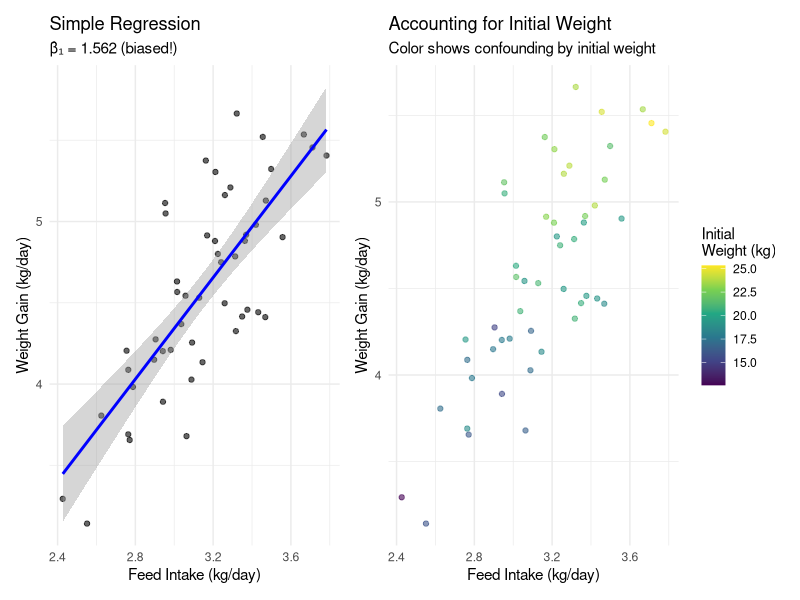
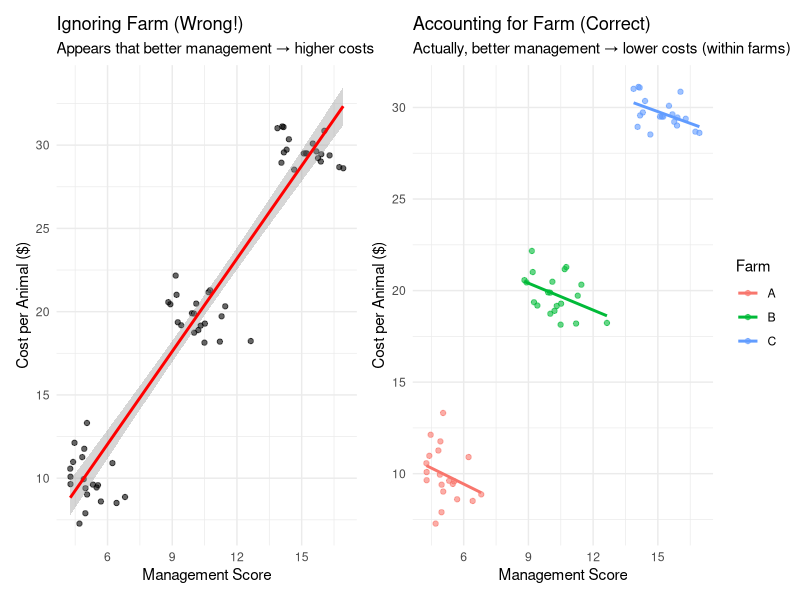
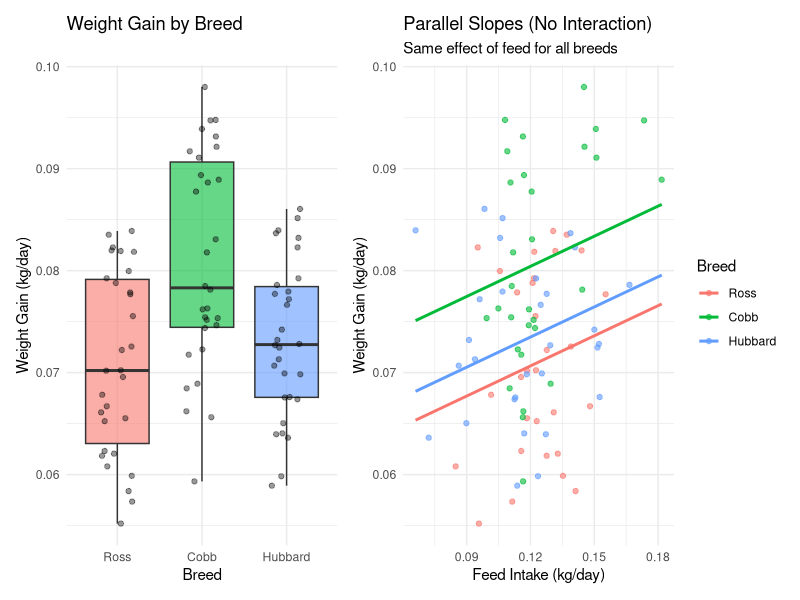
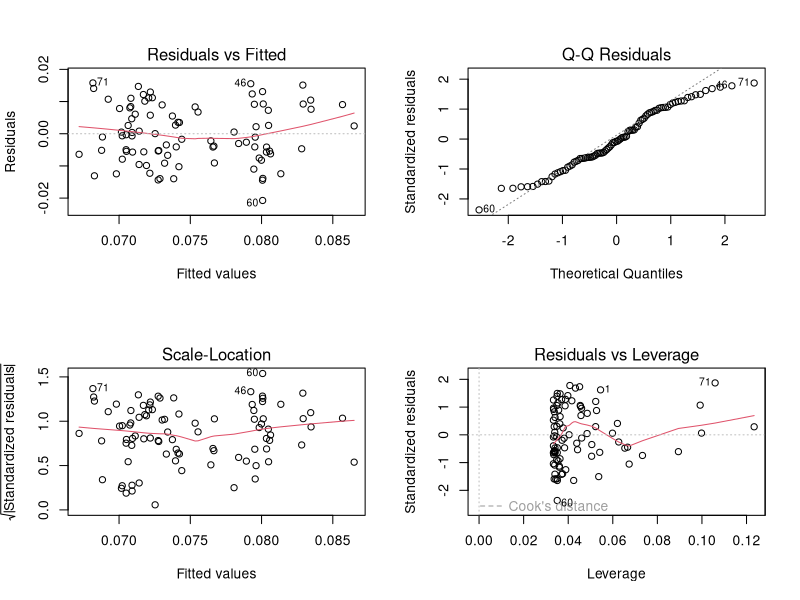
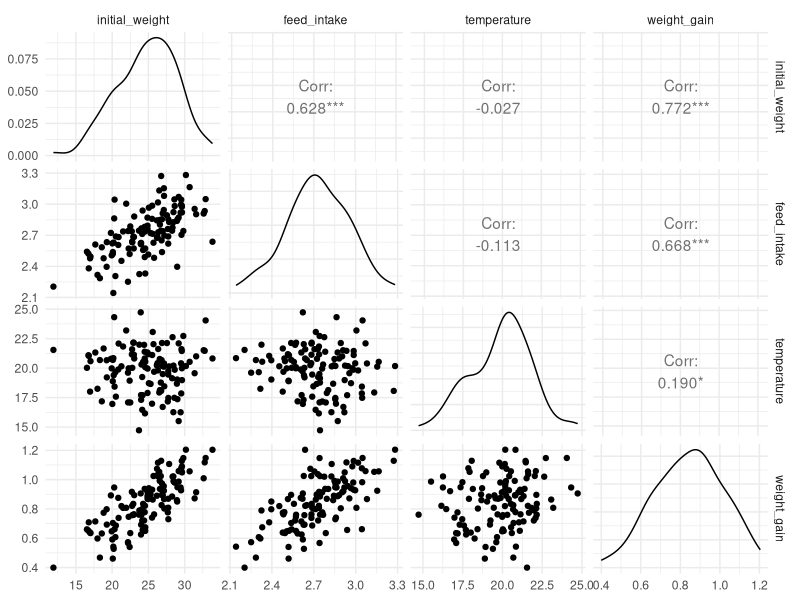
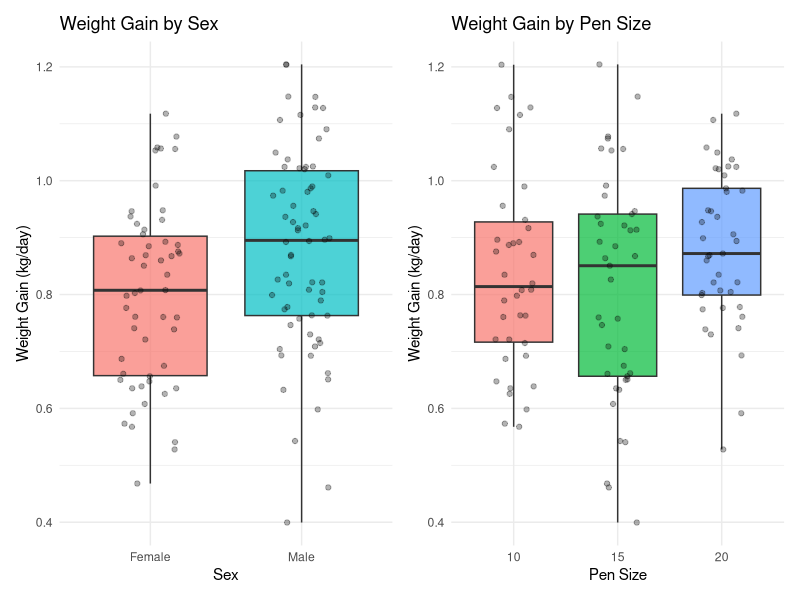
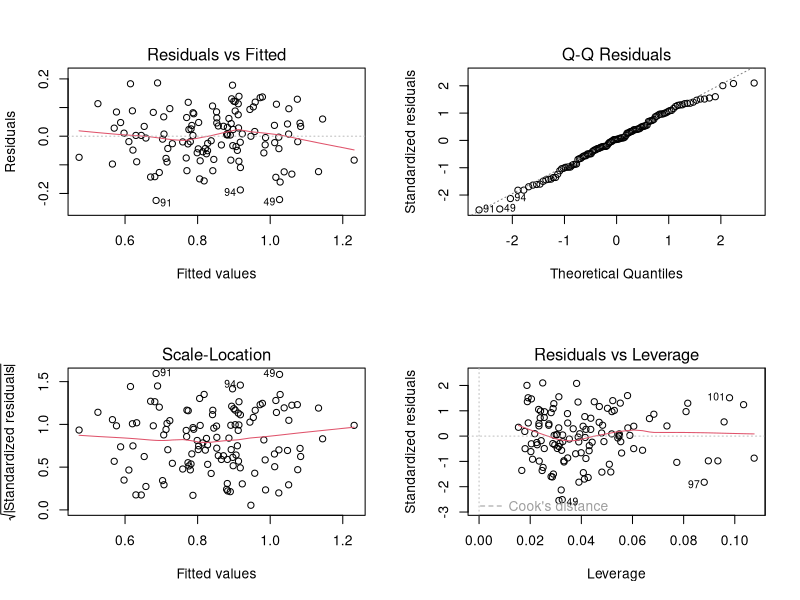
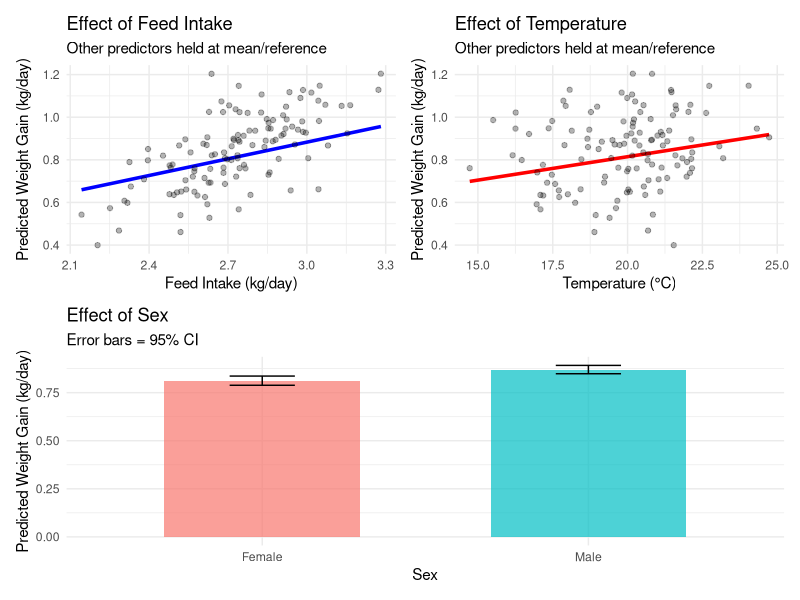

These charts were generated, in order, by the following R code:
## ---- chunk 1
#| label: setup
#| include: false

# Load required packages
library(tidyverse)
library(broom)
library(patchwork)
library(car)        # For VIF and diagnostic tests
library(MASS)       # For model selection
library(GGally)     # For pair plots
library(effects)    # For effect plots

# Set plot theme
theme_set(theme_minimal(base_size = 12))

# Set seed for reproducibility
set.seed(20251112)
## ---- chunk 2
#| label: simple-example

# Simulate pig growth data with a confounding variable
n <- 50
pig_data <- tibble(
  pig_id = 1:n,
  initial_weight = rnorm(n, mean = 20, sd = 3),  # Starting weight in kg
  feed_intake = 1.5 + 0.08 * initial_weight + rnorm(n, sd = 0.2),  # kg/day
  # Weight gain depends on BOTH feed and initial weight
  weight_gain = 0.5 * feed_intake + 0.15 * initial_weight + rnorm(n, sd = 0.3)
)

head(pig_data)
## ---- chunk 3
#| label: simple-vs-multiple
#| fig-width: 10
#| fig-height: 4

# Simple regression (wrong - omitted variable bias)
simple_model <- lm(weight_gain ~ feed_intake, data = pig_data)

# Multiple regression (correct)
multiple_model <- lm(weight_gain ~ feed_intake + initial_weight, data = pig_data)

# Visualize the difference
p1 <- ggplot(pig_data, aes(x = feed_intake, y = weight_gain)) +
  geom_point(alpha = 0.6) +
  geom_smooth(method = "lm", se = TRUE, color = "blue") +
  labs(title = "Simple Regression",
       subtitle = sprintf("β̂₁ = %.3f (biased!)", coef(simple_model)[2]),
       x = "Feed Intake (kg/day)",
       y = "Weight Gain (kg/day)") +
  theme_minimal()

p2 <- ggplot(pig_data, aes(x = feed_intake, y = weight_gain, color = initial_weight)) +
  geom_point(alpha = 0.6) +
  scale_color_viridis_c() +
  labs(title = "Accounting for Initial Weight",
       subtitle = "Color shows confounding by initial weight",
       x = "Feed Intake (kg/day)",
       y = "Weight Gain (kg/day)",
       color = "Initial\nWeight (kg)") +
  theme_minimal()

p1 + p2
## ---- chunk 4
#| label: compare-simple-multiple

# Compare coefficients
simple_coef <- coef(simple_model)[2]
multiple_coef <- coef(multiple_model)[2]

cat("Simple regression: β̂_feed =", sprintf("%.3f", simple_coef), "\n")
cat("Multiple regression: β̂_feed =", sprintf("%.3f", multiple_coef), "\n")
cat("True effect of feed:", 0.5, "\n")
## ---- chunk 5
#| label: interpretation-example

# Fit the model
model <- lm(weight_gain ~ feed_intake + initial_weight, data = pig_data)
summary(model)
## ---- chunk 6
#| label: interpret-coefs

coefs <- coef(model)
cat("Intercept (β₀):", sprintf("%.3f", coefs[1]), "\n")
cat("  → Expected weight gain when feed intake = 0 AND initial weight = 0\n")
cat("  → Often not meaningful (extrapolation)\n\n")

cat("Feed Intake (β₁):", sprintf("%.3f", coefs[2]), "\n")
cat("  → For every 1 kg/day increase in feed intake,\n")
cat("  → weight gain increases by", sprintf("%.3f", coefs[2]), "kg/day,\n")
cat("  → HOLDING initial weight constant\n\n")

cat("Initial Weight (β₂):", sprintf("%.3f", coefs[3]), "\n")
cat("  → For every 1 kg increase in initial weight,\n")
cat("  → weight gain increases by", sprintf("%.3f", coefs[3]), "kg/day,\n")
cat("  → HOLDING feed intake constant\n")
## ---- chunk 7
#| label: simpsons-paradox
#| fig-width: 10
#| fig-height: 4

# Create data showing Simpson's Paradox
farm_data <- tibble(
  farm = rep(c("A", "B", "C"), each = 20),
  farm_quality = rep(c(5, 10, 15), each = 20),  # Confounding variable
  management_score = farm_quality + rnorm(60, sd = 1),
  # Within each farm, MORE management REDUCES costs (efficiency)
  # But better farms have HIGHER management and HIGHER costs (they spend more overall)
  cost_per_animal = farm_quality * 2 + (-0.5) * (management_score - farm_quality) + rnorm(60, sd = 1)
)

p1 <- ggplot(farm_data, aes(x = management_score, y = cost_per_animal)) +
  geom_point(alpha = 0.6) +
  geom_smooth(method = "lm", se = TRUE, color = "red") +
  labs(title = "Ignoring Farm (Wrong!)",
       subtitle = "Appears that better management → higher costs",
       x = "Management Score",
       y = "Cost per Animal ($)") +
  theme_minimal()

p2 <- ggplot(farm_data, aes(x = management_score, y = cost_per_animal, color = farm)) +
  geom_point(alpha = 0.6) +
  geom_smooth(method = "lm", se = FALSE) +
  labs(title = "Accounting for Farm (Correct)",
       subtitle = "Actually, better management → lower costs (within farms)",
       x = "Management Score",
       y = "Cost per Animal ($)",
       color = "Farm") +
  theme_minimal()

p1 + p2
## ---- chunk 8
#| label: simpsons-models

# Simple regression (misleading)
simple_mod <- lm(cost_per_animal ~ management_score, data = farm_data)

# Multiple regression (correct)
multiple_mod <- lm(cost_per_animal ~ management_score + farm_quality, data = farm_data)

cat("Simple regression: β̂_management =", sprintf("%.3f", coef(simple_mod)[2]),
    "(WRONG - positive!)\n")
cat("Multiple regression: β̂_management =", sprintf("%.3f", coef(multiple_mod)[2]),
    "(CORRECT - negative)\n")
## ---- chunk 9
#| label: dummy-variables

# Create data with a categorical predictor
broiler_data <- tibble(
  bird_id = 1:90,
  breed = rep(c("Ross", "Cobb", "Hubbard"), each = 30),
  feed_intake = rnorm(90, mean = 0.12, sd = 0.02),  # kg/day
  # Different breeds have different baseline growth rates
  weight_gain = case_when(
    breed == "Ross" ~ 0.055,
    breed == "Cobb" ~ 0.062,
    breed == "Hubbard" ~ 0.058
  ) + 0.15 * feed_intake + rnorm(90, sd = 0.008)
)

# Fit model with categorical predictor
model_breed <- lm(weight_gain ~ breed + feed_intake, data = broiler_data)
summary(model_breed)
## ---- chunk 10
#| label: dummy-interpretation

cat("R created dummy variables:\n")
cat("  • breedCobb: 1 if Cobb, 0 otherwise\n")
cat("  • breedHubbard: 1 if Hubbard, 0 otherwise\n")
cat("  • Ross is the REFERENCE LEVEL (baseline)\n\n")

coefs_breed <- coef(model_breed)

cat("Intercept:", sprintf("%.4f", coefs_breed[1]), "\n")
cat("  → Expected weight gain for Ross breed when feed intake = 0\n\n")

cat("breedCobb:", sprintf("%.4f", coefs_breed[2]), "\n")
cat("  → Cobb birds gain", sprintf("%.4f", coefs_breed[2]), "kg/day MORE than Ross\n")
cat("  → (holding feed intake constant)\n\n")

cat("breedHubbard:", sprintf("%.4f", coefs_breed[3]), "\n")
cat("  → Hubbard birds gain", sprintf("%.4f", coefs_breed[3]), "kg/day MORE than Ross\n")
cat("  → (holding feed intake constant)\n\n")

cat("feed_intake:", sprintf("%.4f", coefs_breed[4]), "\n")
cat("  → Effect of feed is the SAME for all breeds (no interaction)\n")
## ---- chunk 11
#| label: change-reference

# Change reference level to Cobb
broiler_data <- broiler_data %>%
  mutate(breed = relevel(factor(breed), ref = "Cobb"))

model_breed2 <- lm(weight_gain ~ breed + feed_intake, data = broiler_data)
coef(model_breed2)

# Now coefficients compare Ross and Hubbard to Cobb (the new reference)
## ---- chunk 12
#| label: visualize-categorical
#| fig-width: 10
#| fig-height: 4

# Reset to Ross as reference
broiler_data <- broiler_data %>%
  mutate(breed = relevel(factor(breed), ref = "Ross"))

# Refit model
model_breed <- lm(weight_gain ~ breed + feed_intake, data = broiler_data)

# Create predictions for each breed
pred_data <- expand_grid(
  breed = c("Ross", "Cobb", "Hubbard"),
  feed_intake = seq(min(broiler_data$feed_intake),
                    max(broiler_data$feed_intake),
                    length.out = 50)
) %>%
  mutate(breed = factor(breed, levels = c("Ross", "Cobb", "Hubbard")))

pred_data$predicted <- predict(model_breed, newdata = pred_data)

p1 <- ggplot(broiler_data, aes(x = breed, y = weight_gain, fill = breed)) +
  geom_boxplot(alpha = 0.6) +
  geom_jitter(width = 0.2, alpha = 0.4) +
  labs(title = "Weight Gain by Breed",
       x = "Breed",
       y = "Weight Gain (kg/day)") +
  theme_minimal() +
  theme(legend.position = "none")

p2 <- ggplot(broiler_data, aes(x = feed_intake, y = weight_gain, color = breed)) +
  geom_point(alpha = 0.6) +
  geom_line(data = pred_data, aes(y = predicted), size = 1) +
  labs(title = "Parallel Slopes (No Interaction)",
       subtitle = "Same effect of feed for all breeds",
       x = "Feed Intake (kg/day)",
       y = "Weight Gain (kg/day)",
       color = "Breed") +
  theme_minimal()

p1 + p2
## ---- chunk 13
#| label: ancova-example

# Compare to one-way ANOVA (without controlling for feed)
anova_only <- aov(weight_gain ~ breed, data = broiler_data)

# ANCOVA (controlling for feed)
ancova <- aov(weight_gain ~ breed + feed_intake, data = broiler_data)

cat("One-way ANOVA (ignoring feed intake):\n")
summary(anova_only)

cat("\nANCOVA (controlling for feed intake):\n")
summary(ancova)
## ---- chunk 14
#| label: r-squared-always-increases

# Demonstrate R² inflation
set.seed(2024)
junk_data <- broiler_data %>%
  mutate(
    random1 = rnorm(n()),
    random2 = rnorm(n()),
    random3 = rnorm(n())
  )

m1 <- lm(weight_gain ~ feed_intake, data = junk_data)
m2 <- lm(weight_gain ~ feed_intake + random1, data = junk_data)
m3 <- lm(weight_gain ~ feed_intake + random1 + random2, data = junk_data)
m4 <- lm(weight_gain ~ feed_intake + random1 + random2 + random3, data = junk_data)

tibble(
  Model = c("feed_intake only", "+ random1", "+ random2", "+ random3"),
  Predictors = 1:4,
  R_squared = c(summary(m1)$r.squared,
                summary(m2)$r.squared,
                summary(m3)$r.squared,
                summary(m4)$r.squared),
  Adj_R_squared = c(summary(m1)$adj.r.squared,
                    summary(m2)$adj.r.squared,
                    summary(m3)$adj.r.squared,
                    summary(m4)$adj.r.squared)
) %>%
  knitr::kable(digits = 4, caption = "R² always increases, Adjusted R² can decrease")
## ---- chunk 15
#| label: aic-bic-comparison

# Compare models using AIC and BIC
models_list <- list(
  "Feed only" = m1,
  "Feed + random1" = m2,
  "Feed + random1 + random2" = m3,
  "Feed + random1 + random2 + random3" = m4
)

comparison <- tibble(
  Model = names(models_list),
  AIC = sapply(models_list, AIC),
  BIC = sapply(models_list, BIC),
  Adj_R2 = sapply(models_list, function(m) summary(m)$adj.r.squared)
)

comparison %>%
  knitr::kable(digits = 2, caption = "Model Comparison Metrics")

# Best model by each criterion
cat("\nBest model by AIC:", comparison$Model[which.min(comparison$AIC)], "\n")
cat("Best model by BIC:", comparison$Model[which.min(comparison$BIC)], "\n")
cat("Best model by Adj R²:", comparison$Model[which.max(comparison$Adj_R2)], "\n")
## ---- chunk 16
#| label: nested-model-comparison

# Example: Do we need breed in the model?
model_small <- lm(weight_gain ~ feed_intake, data = broiler_data)
model_large <- lm(weight_gain ~ feed_intake + breed, data = broiler_data)

# F-test for nested models
anova(model_small, model_large)
## ---- chunk 17
#| label: nested-interpretation

anova_result <- anova(model_small, model_large)
p_value <- anova_result$`Pr(>F)`[2]

if (p_value < 0.05) {
  cat("Result: p =", sprintf("%.4f", p_value), "\n")
  cat("→ The larger model (with breed) fits significantly better\n")
  cat("→ We should include breed in the model\n")
} else {
  cat("Result: p =", sprintf("%.4f", p_value), "\n")
  cat("→ The smaller model is sufficient\n")
  cat("→ No evidence that breed improves the model\n")
}
## ---- chunk 18
#| label: diagnostic-plots
#| fig-width: 10
#| fig-height: 8

# Fit a model
model_full <- lm(weight_gain ~ breed + feed_intake, data = broiler_data)

# Standard diagnostic plots
par(mfrow = c(2, 2))
plot(model_full)
## ---- chunk 19
#| label: vif-example

# Calculate VIF for our model
vif_values <- vif(model_full)
vif_values

cat("\nInterpretation:\n")
for (i in 1:length(vif_values)) {
  name <- names(vif_values)[i]
  value <- vif_values[i]

  if (value < 5) {
    status <- "✓ No concern"
  } else if (value < 10) {
    status <- "⚠ Moderate concern"
  } else {
    status <- "✗ Severe multicollinearity"
  }

  cat(sprintf("%s: VIF = %.2f → %s\n", name, value, status))
}
## ---- chunk 20
#| label: multicollinearity-problem

# Create highly correlated predictors
collinear_data <- tibble(
  height = rnorm(50, mean = 100, sd = 10),
  height_inches = height / 2.54 + rnorm(50, sd = 0.01),  # Nearly perfect correlation!
  weight = 0.5 * height + rnorm(50, sd = 5)
)

# Check the correlation
cat("Correlation between height and height_inches:",
    sprintf("%.4f", cor(collinear_data$height, collinear_data$height_inches)), "\n\n")

# Fit model with collinear predictors
bad_model <- lm(weight ~ height + height_inches, data = collinear_data)

cat("Model with severe multicollinearity:\n")
summary(bad_model)$coefficients

cat("\nVIF values:\n")
vif(bad_model)

cat("\nNotice: Huge VIF values and unstable coefficients!\n")
cat("The model can't separate the effects of height and height_inches\n")
cat("because they contain nearly identical information.\n")
## ---- chunk 21
#| label: stepwise-problems

# Create data with many predictors (some useful, some noise)
set.seed(42)
n <- 100
predictors <- matrix(rnorm(n * 10), ncol = 10)
colnames(predictors) <- paste0("X", 1:10)

# Only X1, X2, X3 truly affect Y
y <- 2 + 3*predictors[,1] + 2*predictors[,2] + 1.5*predictors[,3] + rnorm(n, sd = 2)

step_data <- as.data.frame(cbind(y, predictors))

# Full model
full_model <- lm(y ~ ., data = step_data)

# Stepwise selection (both directions)
step_model <- step(full_model, direction = "both", trace = 0)

cat("Variables selected by stepwise procedure:\n")
formula(step_model)

cat("\nTrue model: y ~ X1 + X2 + X3\n")
cat("\nDid stepwise find the true model? Usually not perfectly!\n")
cat("It may include noise variables or exclude true ones.\n")
## ---- chunk 22
#| label: worked-example-data

# Simulate realistic swine data
set.seed(2024)
n_pigs <- 120

swine <- tibble(
  pig_id = 1:n_pigs,
  initial_weight = rnorm(n_pigs, mean = 25, sd = 4),
  sex = sample(c("Male", "Female"), n_pigs, replace = TRUE),
  pen_size = sample(c(10, 15, 20), n_pigs, replace = TRUE),
  temperature = rnorm(n_pigs, mean = 20, sd = 2),
  feed_intake = 2.0 + 0.03 * initial_weight +
                rnorm(n_pigs, sd = 0.2),
  # True model:
  weight_gain = -0.5 +  # Intercept
                0.02 * initial_weight +  # Heavier pigs grow faster
                0.3 * feed_intake +  # More feed → more gain
                0.03 * (temperature - 20) +  # Optimal at 20°C
                ifelse(sex == "Male", 0.05, 0) +  # Males grow slightly faster
                rnorm(n_pigs, sd = 0.1)  # Random variation
) %>%
  mutate(sex = factor(sex),
         pen_size = factor(pen_size))

head(swine)
## ---- chunk 23
#| label: eda-worked
#| fig-width: 12
#| fig-height: 10

# Summary statistics
swine %>%
  dplyr::select(initial_weight, feed_intake, temperature, weight_gain) %>%
  summary()

# Pairwise scatterplots (continuous variables)
swine %>%
  dplyr::select(initial_weight, feed_intake, temperature, weight_gain) %>%
  GGally::ggpairs() +
  theme_minimal()
## ---- chunk 24
#| label: eda-categorical
#| fig-width: 10
#| fig-height: 4

# Visualize by sex
p1 <- ggplot(swine, aes(x = sex, y = weight_gain, fill = sex)) +
  geom_boxplot(alpha = 0.7) +
  geom_jitter(width = 0.2, alpha = 0.3) +
  labs(title = "Weight Gain by Sex",
       x = "Sex",
       y = "Weight Gain (kg/day)") +
  theme_minimal() +
  theme(legend.position = "none")

# Visualize by pen size
p2 <- ggplot(swine, aes(x = pen_size, y = weight_gain, fill = pen_size)) +
  geom_boxplot(alpha = 0.7) +
  geom_jitter(width = 0.2, alpha = 0.3) +
  labs(title = "Weight Gain by Pen Size",
       x = "Pen Size",
       y = "Weight Gain (kg/day)") +
  theme_minimal() +
  theme(legend.position = "none")

p1 + p2
## ---- chunk 25
#| label: candidate-models

# Model 1: Simple model (feed only)
m1 <- lm(weight_gain ~ feed_intake, data = swine)

# Model 2: Add initial weight (control for confounding)
m2 <- lm(weight_gain ~ initial_weight + feed_intake, data = swine)

# Model 3: Add temperature (research question)
m3 <- lm(weight_gain ~ initial_weight + feed_intake + temperature, data = swine)

# Model 4: Add sex (research question)
m4 <- lm(weight_gain ~ initial_weight + feed_intake + temperature + sex, data = swine)

# Model 5: Add pen size (exploratory)
m5 <- lm(weight_gain ~ initial_weight + feed_intake + temperature + sex + pen_size,
         data = swine)
## ---- chunk 26
#| label: compare-candidate-models

# Create comparison table
model_comparison <- tibble(
  Model = c("M1: Feed only",
            "M2: + Initial weight",
            "M3: + Temperature",
            "M4: + Sex",
            "M5: + Pen size"),
  Predictors = c(1, 2, 3, 4, 6),
  R_squared = c(summary(m1)$r.squared,
                summary(m2)$r.squared,
                summary(m3)$r.squared,
                summary(m4)$r.squared,
                summary(m5)$r.squared),
  Adj_R_squared = c(summary(m1)$adj.r.squared,
                    summary(m2)$adj.r.squared,
                    summary(m3)$adj.r.squared,
                    summary(m4)$adj.r.squared,
                    summary(m5)$adj.r.squared),
  AIC = c(AIC(m1), AIC(m2), AIC(m3), AIC(m4), AIC(m5)),
  BIC = c(BIC(m1), BIC(m2), BIC(m3), BIC(m4), BIC(m5))
)

model_comparison %>%
  knitr::kable(digits = 3, caption = "Model Comparison Summary")

cat("\nBest model by AIC:", model_comparison$Model[which.min(model_comparison$AIC)], "\n")
cat("Best model by BIC:", model_comparison$Model[which.min(model_comparison$BIC)], "\n")
## ---- chunk 27
#| label: diagnostics-worked
#| fig-width: 10
#| fig-height: 8

# Diagnostic plots for chosen model
par(mfrow = c(2, 2))
plot(m4)
## ---- chunk 28
#| label: vif-worked

# Check multicollinearity
cat("Variance Inflation Factors:\n")
vif(m4)

cat("\nAll VIF values < 5 → No multicollinearity concerns ✓\n")
## ---- chunk 29
#| label: final-model-summary

summary(m4)
## ---- chunk 30
#| label: detailed-interpretation

coefs <- coef(m4)
cis <- confint(m4)
se <- summary(m4)$coefficients[, "Std. Error"]

# Create interpretation table
interpretation <- tibble(
  Predictor = names(coefs),
  Estimate = coefs,
  SE = se,
  CI_lower = cis[, 1],
  CI_upper = cis[, 2],
  p_value = summary(m4)$coefficients[, "Pr(>|t|)"]
) %>%
  mutate(Significant = ifelse(p_value < 0.05, "Yes", "No"))

interpretation %>%
  knitr::kable(digits = 4,
               caption = "Final Model Coefficients with 95% Confidence Intervals")
## ---- chunk 31
#| label: prediction-plots
#| fig-width: 12
#| fig-height: 4

# Create prediction plots for each predictor

# 1. Feed intake effect
pred_feed <- expand_grid(
  feed_intake = seq(min(swine$feed_intake), max(swine$feed_intake), length.out = 50),
  initial_weight = mean(swine$initial_weight),
  temperature = mean(swine$temperature),
  sex = "Female"
)
pred_feed$predicted <- predict(m4, newdata = pred_feed)

p1 <- ggplot(pred_feed, aes(x = feed_intake, y = predicted)) +
  geom_line(size = 1.2, color = "blue") +
  geom_point(data = swine, aes(y = weight_gain), alpha = 0.3) +
  labs(title = "Effect of Feed Intake",
       subtitle = "Other predictors held at mean/reference",
       x = "Feed Intake (kg/day)",
       y = "Predicted Weight Gain (kg/day)") +
  theme_minimal()

# 2. Temperature effect
pred_temp <- expand_grid(
  temperature = seq(min(swine$temperature), max(swine$temperature), length.out = 50),
  initial_weight = mean(swine$initial_weight),
  feed_intake = mean(swine$feed_intake),
  sex = "Female"
)
pred_temp$predicted <- predict(m4, newdata = pred_temp)

p2 <- ggplot(pred_temp, aes(x = temperature, y = predicted)) +
  geom_line(size = 1.2, color = "red") +
  geom_point(data = swine, aes(y = weight_gain), alpha = 0.3) +
  labs(title = "Effect of Temperature",
       subtitle = "Other predictors held at mean/reference",
       x = "Temperature (°C)",
       y = "Predicted Weight Gain (kg/day)") +
  theme_minimal()

# 3. Sex effect
pred_sex <- expand_grid(
  sex = c("Female", "Male"),
  initial_weight = mean(swine$initial_weight),
  feed_intake = mean(swine$feed_intake),
  temperature = mean(swine$temperature)
)
pred_sex$predicted <- predict(m4, newdata = pred_sex)
pred_sex$se <- predict(m4, newdata = pred_sex, se.fit = TRUE)$se.fit
pred_sex$ci_lower <- pred_sex$predicted - 1.96 * pred_sex$se
pred_sex$ci_upper <- pred_sex$predicted + 1.96 * pred_sex$se

p3 <- ggplot(pred_sex, aes(x = sex, y = predicted, fill = sex)) +
  geom_col(alpha = 0.7, width = 0.6) +
  geom_errorbar(aes(ymin = ci_lower, ymax = ci_upper), width = 0.2) +
  labs(title = "Effect of Sex",
       subtitle = "Error bars = 95% CI",
       x = "Sex",
       y = "Predicted Weight Gain (kg/day)") +
  theme_minimal() +
  theme(legend.position = "none")

(p1 + p2) / p3
## ---- chunk 32
#| label: decision-flowchart
#| echo: false
#| fig-width: 12
#| fig-height: 10

# Create a visual decision tree
library(ggplot2)

# Decision tree structure
decisions <- tibble(
  x = c(5, 2.5, 2.5, 7.5, 7.5, 1, 1, 4, 4, 6.5, 6.5, 9, 9),
  y = c(10, 8, 6, 8, 6, 4, 2, 4, 2, 4, 2, 4, 2),
  label = c(
    "What type of\noutcome variable?",
    "Continuous",
    "How many groups/\npredictors?",
    "Categorical",
    "How many\nvariables?",
    "1 group\n(vs. known value)",
    "2 groups\n(independent)",
    "2 groups\n(paired)",
    ">2 groups",
    "1 categorical\npredictor",
    "2 categorical\npredictors",
    "1 continuous\npredictor",
    "Multiple\npredictors"
  ),
  test = c(
    "",
    "",
    "",
    "",
    "",
    "One-sample\nt-test",
    "Two-sample\nt-test",
    "Paired\nt-test",
    "ANOVA",
    "Chi-square test\nor Fisher's exact",
    "Chi-square test\nof independence",
    "Simple linear\nregression",
    "Multiple\nregression"
  ),
  week = c("", "", "", "", "", "Week 4", "Week 4", "Week 4", "Week 5",
           "Week 6", "Week 6", "Week 7", "Week 8")
)

# Create decision tree visualization
ggplot(decisions, aes(x = x, y = y)) +
  geom_point(size = 20, color = "steelblue", alpha = 0.3) +
  geom_text(aes(label = label), size = 3, fontface = "bold") +
  geom_text(aes(label = test), size = 3.5, color = "darkblue",
            fontface = "bold", nudge_y = -0.7) +
  geom_text(aes(label = week), size = 2.5, color = "darkgreen",
            fontface = "italic", nudge_y = -1.1) +
  # Add connecting lines
  geom_segment(aes(x = 5, y = 9.5, xend = 2.5, yend = 8.5),
               arrow = arrow(length = unit(0.2, "cm"))) +
  geom_segment(aes(x = 5, y = 9.5, xend = 7.5, yend = 8.5),
               arrow = arrow(length = unit(0.2, "cm"))) +
  geom_segment(aes(x = 2.5, y = 7.5, xend = 2.5, yend = 6.5),
               arrow = arrow(length = unit(0.2, "cm"))) +
  geom_segment(aes(x = 7.5, y = 7.5, xend = 7.5, yend = 6.5),
               arrow = arrow(length = unit(0.2, "cm"))) +
  geom_segment(aes(x = 2.5, y = 5.5, xend = 1, yend = 4.5),
               arrow = arrow(length = unit(0.2, "cm"))) +
  geom_segment(aes(x = 2.5, y = 5.5, xend = 4, yend = 4.5),
               arrow = arrow(length = unit(0.2, "cm"))) +
  geom_segment(aes(x = 7.5, y = 5.5, xend = 6.5, yend = 4.5),
               arrow = arrow(length = unit(0.2, "cm"))) +
  geom_segment(aes(x = 7.5, y = 5.5, xend = 9, yend = 4.5),
               arrow = arrow(length = unit(0.2, "cm"))) +
  geom_segment(aes(x = 1, y = 3.5, xend = 1, yend = 2.5),
               arrow = arrow(length = unit(0.2, "cm"))) +
  geom_segment(aes(x = 4, y = 3.5, xend = 4, yend = 2.5),
               arrow = arrow(length = unit(0.2, "cm"))) +
  geom_segment(aes(x = 6.5, y = 3.5, xend = 6.5, yend = 2.5),
               arrow = arrow(length = unit(0.2, "cm"))) +
  geom_segment(aes(x = 9, y = 3.5, xend = 9, yend = 2.5),
               arrow = arrow(length = unit(0.2, "cm"))) +
  theme_void() +
  coord_cartesian(xlim = c(0, 10), ylim = c(0, 11)) +
  labs(title = "Statistical Test Selection Decision Tree",
       subtitle = "Start at the top and follow the branches based on your research question")
## ---- chunk 33
#| label: quick-reference
#| echo: false

reference_table <- tibble(
  `Research Question` = c(
    "Is the mean different from a known value?",
    "Do two independent groups differ?",
    "Do two paired measurements differ?",
    "Do 3+ groups differ?",
    "Are two categorical variables associated?",
    "Does X predict Y (one predictor)?",
    "Do multiple variables predict Y?",
    "Do group means differ after controlling for a covariate?"
  ),
  `Outcome Type` = c(
    "Continuous",
    "Continuous",
    "Continuous",
    "Continuous",
    "Categorical",
    "Continuous",
    "Continuous",
    "Continuous"
  ),
  `Predictor Type` = c(
    "None (fixed value)",
    "Binary categorical",
    "Binary categorical (paired)",
    "Categorical (3+ levels)",
    "Categorical",
    "Continuous",
    "Mixed",
    "Mixed"
  ),
  `Statistical Test` = c(
    "One-sample t-test",
    "Two-sample t-test",
    "Paired t-test",
    "One-way ANOVA",
    "Chi-square test",
    "Simple linear regression",
    "Multiple regression",
    "ANCOVA (multiple regression)"
  ),
  `Week Covered` = c(4, 4, 4, 5, 6, 7, 8, 8),
  `R Function` = c(
    "t.test(x, mu = value)",
    "t.test(x ~ group)",
    "t.test(x1, x2, paired = TRUE)",
    "aov(y ~ group)",
    "chisq.test(table)",
    "lm(y ~ x)",
    "lm(y ~ x1 + x2 + ...)",
    "lm(y ~ group + covariate)"
  )
)

reference_table %>%
  knitr::kable(caption = "Quick Reference: Choosing the Right Statistical Test")
